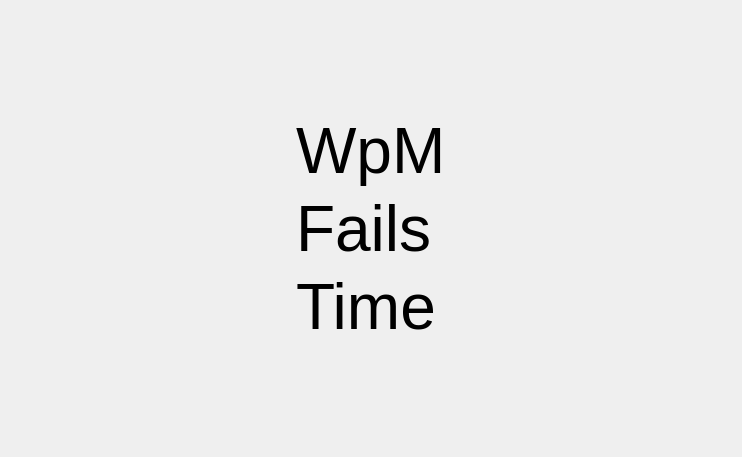
<?xml version="1.0" encoding="UTF-8"?>
<ui version="4.0">
 <class>TypingStatistics</class>
 <widget class="QWidget" name="TypingStatistics">
  <property name="geometry">
   <rect>
    <x>0</x>
    <y>0</y>
    <width>742</width>
    <height>457</height>
   </rect>
  </property>
  <property name="windowTitle">
   <string>Form</string>
  </property>
  <layout class="QGridLayout" name="gridLayout">
   <item row="0" column="1">
    <spacer name="verticalSpacer">
     <property name="orientation">
      <enum>Qt::Vertical</enum>
     </property>
     <property name="sizeHint" stdset="0">
      <size>
       <width>20</width>
       <height>86</height>
      </size>
     </property>
    </spacer>
   </item>
   <item row="1" column="0">
    <spacer name="horizontalSpacer">
     <property name="orientation">
      <enum>Qt::Horizontal</enum>
     </property>
     <property name="sizeHint" stdset="0">
      <size>
       <width>268</width>
       <height>20</height>
      </size>
     </property>
    </spacer>
   </item>
   <item row="1" column="1">
    <widget class="QFrame" name="frame">
     <property name="frameShape">
      <enum>QFrame::NoFrame</enum>
     </property>
     <property name="frameShadow">
      <enum>QFrame::Raised</enum>
     </property>
     <layout class="QVBoxLayout" name="verticalLayout_2">
      <item>
       <widget class="QLabel" name="label_wpm">
        <property name="styleSheet">
         <string notr="true">QLabel {
	color: #000000;
	font-size: 48pt;
}</string>
        </property>
        <property name="text">
         <string>WpM</string>
        </property>
        <property name="alignment">
         <set>Qt::AlignLeading|Qt::AlignLeft|Qt::AlignVCenter</set>
        </property>
       </widget>
      </item>
      <item>
       <widget class="QLabel" name="label_fails">
        <property name="styleSheet">
         <string notr="true">QLabel {
	color: #000000;
	font-size: 48pt;
}</string>
        </property>
        <property name="text">
         <string>Fails</string>
        </property>
        <property name="alignment">
         <set>Qt::AlignLeading|Qt::AlignLeft|Qt::AlignVCenter</set>
        </property>
       </widget>
      </item>
      <item>
       <widget class="QLabel" name="label_time">
        <property name="styleSheet">
         <string notr="true">QLabel {
	color: #000000;
	font-size: 48pt;
}</string>
        </property>
        <property name="text">
         <string>Time</string>
        </property>
        <property name="alignment">
         <set>Qt::AlignLeading|Qt::AlignLeft|Qt::AlignVCenter</set>
        </property>
       </widget>
      </item>
     </layout>
    </widget>
   </item>
   <item row="1" column="2">
    <spacer name="horizontalSpacer_2">
     <property name="orientation">
      <enum>Qt::Horizontal</enum>
     </property>
     <property name="sizeHint" stdset="0">
      <size>
       <width>268</width>
       <height>20</height>
      </size>
     </property>
    </spacer>
   </item>
   <item row="2" column="1">
    <spacer name="verticalSpacer_2">
     <property name="orientation">
      <enum>Qt::Vertical</enum>
     </property>
     <property name="sizeHint" stdset="0">
      <size>
       <width>20</width>
       <height>86</height>
      </size>
     </property>
    </spacer>
   </item>
  </layout>
 </widget>
 <resources/>
 <connections/>
</ui>
